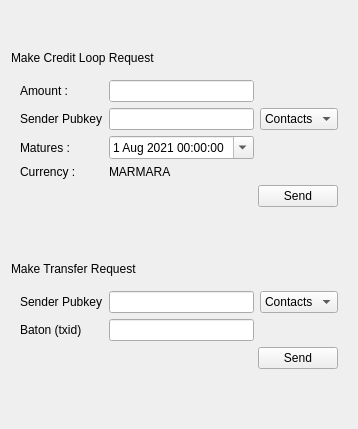
              <widget class="QWidget" name="looprequest_tab">
               <attribute name="title">
                <string>Make Loop Request</string>
               </attribute>
               <layout class="QVBoxLayout" name="verticalLayout_13">
                <item>
                 <spacer name="verticalSpacer_25">
                  <property name="orientation">
                   <enum>Qt::Vertical</enum>
                  </property>
                  <property name="sizeHint" stdset="0">
                   <size>
                    <width>20</width>
                    <height>40</height>
                   </size>
                  </property>
                 </spacer>
                </item>
                <item>
                 <layout class="QGridLayout" name="create_looprequest_Layout">
                  <item row="0" column="1">
                   <widget class="QLabel" name="create_loop_request_label">
                    <property name="text">
                     <string>Make Credit Loop Request </string>
                    </property>
                   </widget>
                  </item>
                  <item row="1" column="1">
                   <widget class="QFrame" name="create_looprequest_frame">
                    <property name="minimumSize">
                     <size>
                      <width>0</width>
                      <height>0</height>
                     </size>
                    </property>
                    <property name="maximumSize">
                     <size>
                      <width>900</width>
                      <height>16777215</height>
                     </size>
                    </property>
                    <layout class="QGridLayout" name="gridLayout_49">
                     <item row="1" column="0">
                      <widget class="QLabel" name="make_credit_loop_amount_label">
                       <property name="text">
                        <string>Amount :</string>
                       </property>
                      </widget>
                     </item>
                     <item row="3" column="0">
                      <widget class="QLabel" name="make_credit_loop_matures_label">
                       <property name="text">
                        <string>Matures : </string>
                       </property>
                      </widget>
                     </item>
                     <item row="4" column="0">
                      <widget class="QLabel" name="make_credit_loop_currency_label">
                       <property name="text">
                        <string>Currency : </string>
                       </property>
                      </widget>
                     </item>
                     <item row="1" column="1">
                      <widget class="QLineEdit" name="make_credit_loop_amount_lineEdit">
                       <property name="focusPolicy">
                        <enum>Qt::StrongFocus</enum>
                       </property>
                       <property name="autoFillBackground">
                        <bool>true</bool>
                       </property>
                       <property name="cursorMoveStyle">
                        <enum>Qt::LogicalMoveStyle</enum>
                       </property>
                       <property name="clearButtonEnabled">
                        <bool>false</bool>
                       </property>
                      </widget>
                     </item>
                     <item row="2" column="1">
                      <widget class="QLineEdit" name="make_credit_loop_senderpubkey_lineEdit"/>
                     </item>
                     <item row="3" column="1">
                      <widget class="QDateTimeEdit" name="make_credit_loop_matures_dateTimeEdit">
                       <property name="date">
                        <date>
                         <year>2021</year>
                         <month>8</month>
                         <day>1</day>
                        </date>
                       </property>
                       <property name="minimumDate">
                        <date>
                         <year>2020</year>
                         <month>1</month>
                         <day>16</day>
                        </date>
                       </property>
                       <property name="calendarPopup">
                        <bool>true</bool>
                       </property>
                      </widget>
                     </item>
                     <item row="4" column="1">
                      <widget class="QLabel" name="make_credit_loop_currency_value_label">
                       <property name="text">
                        <string>MARMARA</string>
                       </property>
                      </widget>
                     </item>
                     <item row="2" column="0">
                      <widget class="QLabel" name="make_credit_loop_senderpubkey_label">
                       <property name="text">
                        <string>Sender Pubkey</string>
                       </property>
                      </widget>
                     </item>
                     <item row="2" column="2">
                      <widget class="QComboBox" name="contactpk_makeloop_comboBox">
                       <item>
                        <property name="text">
                         <string>Contacts</string>
                        </property>
                       </item>
                      </widget>
                     </item>
                     <item row="5" column="0" colspan="3">
                      <layout class="QHBoxLayout" name="horizontalLayout_5">
                       <item>
                        <spacer name="horizontalSpacer_36">
                         <property name="orientation">
                          <enum>Qt::Horizontal</enum>
                         </property>
                         <property name="sizeHint" stdset="0">
                          <size>
                           <width>40</width>
                           <height>20</height>
                          </size>
                         </property>
                        </spacer>
                       </item>
                       <item>
                        <widget class="QPushButton" name="send_loop_request_button">
                         <property name="text">
                          <string>Send</string>
                         </property>
                        </widget>
                       </item>
                      </layout>
                     </item>
                    </layout>
                   </widget>
                  </item>
                 </layout>
                </item>
                <item>
                 <spacer name="verticalSpacer_38">
                  <property name="orientation">
                   <enum>Qt::Vertical</enum>
                  </property>
                  <property name="sizeHint" stdset="0">
                   <size>
                    <width>20</width>
                    <height>40</height>
                   </size>
                  </property>
                 </spacer>
                </item>
                <item>
                 <layout class="QGridLayout" name="create_transferrequest_Layout">
                  <item row="0" column="1">
                   <widget class="QLabel" name="create_transfer_request_label">
                    <property name="text">
                     <string>Make Transfer Request </string>
                    </property>
                   </widget>
                  </item>
                  <item row="1" column="1">
                   <widget class="QFrame" name="create_transferrequest_frame">
                    <property name="minimumSize">
                     <size>
                      <width>0</width>
                      <height>0</height>
                     </size>
                    </property>
                    <property name="maximumSize">
                     <size>
                      <width>900</width>
                      <height>16777215</height>
                     </size>
                    </property>
                    <layout class="QGridLayout" name="gridLayout_50">
                     <item row="0" column="0">
                      <widget class="QLabel" name="transfer_senderpubkey_label">
                       <property name="text">
                        <string>Sender Pubkey</string>
                       </property>
                      </widget>
                     </item>
                     <item row="0" column="1">
                      <widget class="QLineEdit" name="transfer_senderpubkey_lineEdit"/>
                     </item>
                     <item row="1" column="1">
                      <widget class="QLineEdit" name="transfer_baton_lineEdit"/>
                     </item>
                     <item row="1" column="0">
                      <widget class="QLabel" name="transfer_baton_label">
                       <property name="text">
                        <string>Baton (txid) </string>
                       </property>
                      </widget>
                     </item>
                     <item row="0" column="2">
                      <widget class="QComboBox" name="contactpk_transferrequest_comboBox">
                       <item>
                        <property name="text">
                         <string>Contacts</string>
                        </property>
                       </item>
                      </widget>
                     </item>
                     <item row="3" column="0" colspan="3">
                      <layout class="QHBoxLayout" name="horizontalLayout_6">
                       <item>
                        <spacer name="horizontalSpacer_38">
                         <property name="orientation">
                          <enum>Qt::Horizontal</enum>
                         </property>
                         <property name="sizeHint" stdset="0">
                          <size>
                           <width>40</width>
                           <height>20</height>
                          </size>
                         </property>
                        </spacer>
                       </item>
                       <item>
                        <widget class="QPushButton" name="send_transfer_request_button">
                         <property name="text">
                          <string>Send</string>
                         </property>
                        </widget>
                       </item>
                      </layout>
                     </item>
                    </layout>
                   </widget>
                  </item>
                 </layout>
                </item>
                <item>
                 <spacer name="verticalSpacer_26">
                  <property name="orientation">
                   <enum>Qt::Vertical</enum>
                  </property>
                  <property name="sizeHint" stdset="0">
                   <size>
                    <width>20</width>
                    <height>40</height>
                   </size>
                  </property>
                 </spacer>
                </item>
               </layout>
              </widget>
